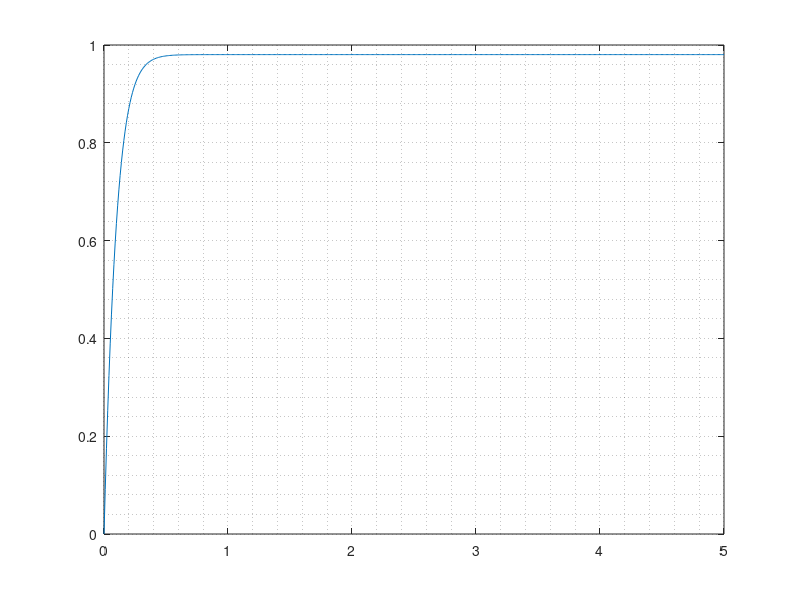

This figure's MATLAB source:
% easysim.m: Simulates digital control of continuous-time system
% without needing Matlab's Control System Toolbox. Uses only
% Euler's approximation. Runs in Matlab and GNU Octave. User
% needs to convert plant and controller TFs to SS.   
%
% PRECONDITIONS: Tp < Tc/10; Tc < Tmin/10. Here, Tmin is the
% smallest time constant of the CL system.  
%-------------------------------------------------------------

clc; clear all; close all;
pkg load control
pkg load signal

% ------------ Begin declarations ----------------------------

% Plant transfer function K/(s+w)
K = 39.3*17.6991; w = 17.6991;
% State space model of plant is 
%
% xpdot = -w*xp + up;
% yp = K*xp;
%
% The suffix ``p'' represents plant.

% Controller will sample plant states every Tc seconds  
Tc = 0.01;
% We will control the plant for tcfin seconds
tcfin = 5; 

% Step size Tp used for numerical integration of plant 
% differential equation using Euler's approximation.
Tp = 0.00001;
% We will numerically integrate plant differential
% equation for Tc seconds.   

% Controller TF is Cs = (Kp*s+Ki)/s
Kp = 0.11;
Ki = 1.737;
% State-space model of controller is 
%
% xcdot = uc;
% yc = Ki*xc + Kp*uc;
%
% The suffix ``c'' represents controller.
a = 1 - 0.2*Tc; b = Tc;
c = 0.2516; d = 0.0144;

ai = 1 - 17.6992*Tp; bi = Tp;
ci = -0.5155; di = 0.0355;


%------ Declarations complete ---- Start simulation --------


% Continuous-time plant discrete-time controller

sd = 1;    % Desired motor speed in rad/sec. 
sa(1) = 0;   % Initial actual speed (sa = yp).
xc(1) = 0;   % Initial state of controller. 
yc(1) = 0;   % Intial output of controller.
xp(1) = 0;   % Initial state of plant.
for k = 1:tcfin/Tc
  uc(k) = sd - sa(k);
  xc(k+1) = a*xc(k) + b*uc(k);
  yc(k) = c*xc(k) + d*uc(k);
  % Hold last sample of controller output:
  up = yc(k); 
  % Numerically integrate plant equation holding the last
  % controller output as the input to the plant.
  
  for i = 1:Tc/Tp-1
    xp = ai*xp + bi*up;
    % This is the equation
    % xp(k+1) = (1-Tp*w)*xp(k) + Tp*up;
  end
  ip(k) = ci*xp + di*up;
  sa(k+1) = (up - 28.2002*ip(k))/0.0209;
end

t = (0:tcfin/Tc)*Tc;
plot(t,sa); grid(gca,'minor');
%print -depsc Tc0-0001.eps